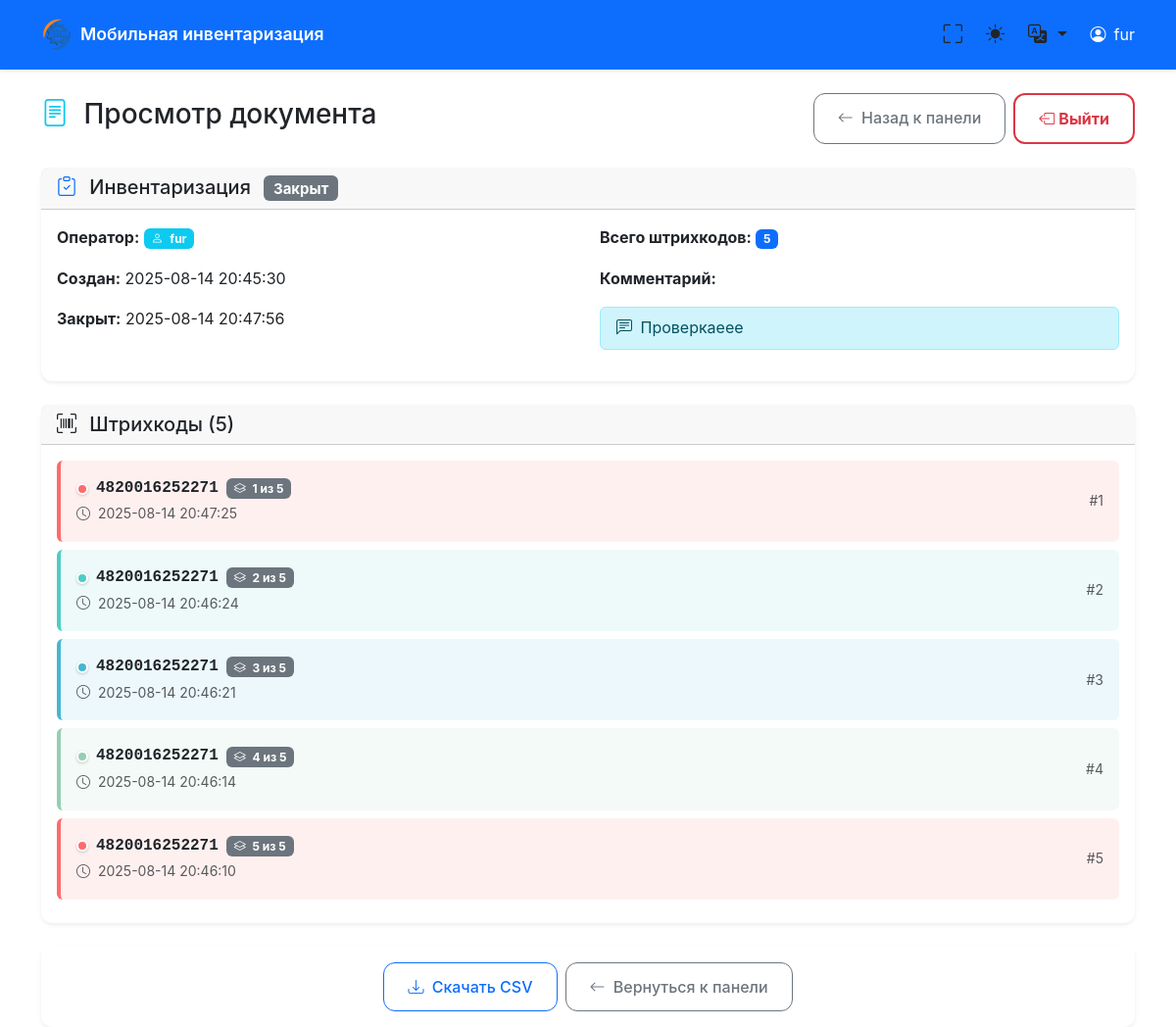
The app's page /view_document/3/13 with its own data.
### tables this page shows
CREATE TABLE users (
            id INTEGER PRIMARY KEY AUTOINCREMENT,
            name TEXT UNIQUE NOT NULL,
            created_at TEXT NOT NULL
        );

CREATE TABLE documents (
            id INTEGER PRIMARY KEY AUTOINCREMENT,
            user_id INTEGER NOT NULL,
            doc_type TEXT NOT NULL,
            status TEXT NOT NULL DEFAULT 'active',
            created_at TEXT NOT NULL,
            closed_at TEXT,
            comment TEXT DEFAULT '',
            FOREIGN KEY (user_id) REFERENCES users (id)
        );

CREATE TABLE barcodes (
            id INTEGER PRIMARY KEY AUTOINCREMENT,
            document_id INTEGER NOT NULL,
            barcode TEXT NOT NULL,
            created_at TEXT NOT NULL,
            FOREIGN KEY (document_id) REFERENCES documents (id)
        );

### main.py (the view)
@app.get("/view_document/{user_id}/{document_id}", response_class=HTMLResponse)
async def view_document(request: Request, user_id: int, document_id: int):
    conn = get_db_connection()
    cursor = conn.cursor()
    cursor.execute("SELECT id, name FROM users WHERE id = ?", (user_id,))
    user = cursor.fetchone()
    if not user:
        conn.close()
        raise HTTPException(status_code=404, detail="Пользователь не найден")
    cursor.execute("""
        SELECT d.*, u.name as user_name
        FROM documents d
        JOIN users u ON d.user_id = u.id
        WHERE d.id = ?
    """, (document_id,))
    document = cursor.fetchone()
    if not document:
        conn.close()
        raise HTTPException(status_code=404, detail="Документ не найден")
    if document['user_id'] != user_id:
        conn.close()
        raise HTTPException(status_code=403, detail="Доступ запрещен")
    barcodes = get_document_barcodes_sorted(document_id)
    conn.close()
    current_lang = get_user_language(request)
    locale = load_locale(current_lang)
    return templates.TemplateResponse("view_document.html", {
        "request": request,
        "user": dict(user),
        "document": dict(document),
        "barcodes": barcodes,
        "locale": locale,
        "current_lang": current_lang
    })

### templates/view_document.html (shortened to what this page needs)
{% extends "base.html" %}
{% block content %}
<div class="row">
    <div class="col-12">
        <div class="d-flex justify-content-between align-items-center mb-4">
            <h1 class="h3">
                <i class="bi bi-file-text text-info me-2"></i>
                Просмотр документа
            </h1>
            <div class="d-flex gap-2">
                <a href="/dashboard/{{ user.id }}" class="btn btn-outline-secondary">
                    <i class="bi bi-arrow-left me-1"></i>
                    <span class="d-none d-sm-inline">Назад к панели</span>
                </a>
                <a href="/" class="btn btn-outline-danger d-none d-md-inline-flex fw-bold">
                    <i class="bi bi-box-arrow-left me-1"></i>
                    Выйти
                </a>
            </div>
        </div>
    </div>
</div>
<div class="row mb-4">
    <div class="col-12">
        <div class="card">
            <div class="card-header">
                <h5 class="mb-0">
                    {% if document.doc_type == 'Инвентаризация' %}
                        <i class="bi bi-clipboard-check text-primary me-2"></i>
                    {% elif document.doc_type == 'Приход' %}
                        <i class="bi bi-box-arrow-in-down text-success me-2"></i>
                    {% else %}
                        <i class="bi bi-box-arrow-up text-danger me-2"></i>
                    {% endif %}
                    {{ document.doc_type }}
                    {% if document.status == 'active' %}
                        <span class="badge bg-success ms-2">Активный</span>
                    {% else %}
                        <span class="badge bg-secondary ms-2">Закрыт</span>
                    {% endif %}
                </h5>
            </div>
            <div class="card-body">
                <div class="row document-info">
                    <div class="col-md-6">
                        <p><strong>Оператор:</strong>
                            <span class="badge bg-info">
                                <i class="bi bi-person me-1"></i>
                                {{ document.user_name }}
                            </span>
                        </p>
                        <p><strong>Создан:</strong> {{ document.created_at[:19].replace('T', ' ') }}</p>
                        {% if document.closed_at %}
                        <p><strong>Закрыт:</strong> {{ document.closed_at[:19].replace('T', ' ') }}</p>
                        {% endif %}
                    </div>
                    <div class="col-md-6">
                        <p><strong>Всего штрихкодов:</strong>
                            <span class="badge bg-primary">{{ barcodes|length }}</span>
                        </p>
                        {% if document.comment %}
                        <p><strong>Комментарий:</strong></p>
                        <div class="alert alert-info py-2">
                            <i class="bi bi-chat-left-text me-1"></i>
                            {{ document.comment }}
                        </div>
                        {% endif %}
                    </div>
                </div>
            </div>
        </div>
    </div>
</div>
<div class="row">
    <div class="col-12">
        <div class="card">
            <div class="card-header">
                <h5 class="mb-0">
                    <i class="bi bi-upc-scan me-2"></i>
                    Штрихкоды ({{ barcodes|length }})
                </h5>
            </div>
            <div class="card-body">
                {% if barcodes %}
                <div class="row">
                    {% for barcode in barcodes %}
                    <div class="col-12 mb-2">
                        <div class="barcode-item p-3 rounded
                                    {% if barcode.is_duplicate %}
                                        barcode-duplicate-{{ barcode.color_index }}
                                    {% endif %}">
                            <div class="d-flex justify-content-between align-items-center">
                                <div class="flex-grow-1">
                                    <div class="d-flex align-items-center">
                                        {% if barcode.is_duplicate %}
                                            <span class="color-indicator color-indicator-{{ barcode.color_index }}"></span>
                                        {% endif %}
                                        <strong class="font-monospace me-2">{{ barcode.barcode }}</strong>
                                        {% if barcode.is_duplicate %}
                                            <span class="badge bg-secondary text-white">
                                                <i class="bi bi-layers me-1"></i>
                                                {{ barcode.sequence_number }} из {{ barcode.total_count }}
                                            </span>
                                        {% endif %}
                                    </div>
                                    <small class="text-muted">
                                        <i class="bi bi-clock me-1"></i>
                                        {{ barcode.created_at[:19].replace('T', ' ') }}
                                    </small>
                                </div>
                                <div class="text-muted small">
                                    #{{ loop.index }}
                                </div>
                            </div>
                        </div>
                    </div>
                    {% endfor %}
                </div>
                {% else %}
                <div class="text-center py-5">
                    <i class="bi bi-upc-scan text-muted" style="font-size: 4rem;"></i>
                    <h4 class="text-muted mt-3">Штрихкодов нет</h4>
                    <p class="text-muted">В этом документе пока нет отсканированных штрихкодов</p>
                </div>
                {% endif %}
            </div>
        </div>
    </div>
</div>
<div class="row mt-4">
    <div class="col-12">
        <div class="card">
            <div class="card-body">
                <div class="d-flex flex-wrap gap-2 justify-content-center btn-group-mobile">
                    {% if document.status == 'closed' %}
                        <form method="post" action="/regenerate_csv/{{ user.id }}" class="d-inline">
                            <button type="submit" class="btn btn-outline-primary">
                                <i class="bi bi-download me-1"></i>
                                Скачать CSV
                            </button>
                        </form>
                    {% endif %}
                    <a href="/dashboard/{{ user.id }}" class="btn btn-outline-secondary">
                        <i class="bi bi-arrow-left me-1"></i>
                        Вернуться к панели
                    </a>
                </div>
            </div>
        </div>
    </div>
</div>
{% endblock %}

### templates/base.html (shortened to what this page needs)
<!DOCTYPE html>
<html lang="ru" data-bs-theme="light">
<head>
    <link href="https://cdn.jsdelivr.net/npm/bootstrap@5.3.2/dist/css/bootstrap.min.css" rel="stylesheet">
    <link href="https://cdn.jsdelivr.net/npm/bootstrap-icons@1.11.0/font/bootstrap-icons.css" rel="stylesheet">
</head>
<body>
    <nav class="navbar navbar-expand-lg navbar-dark bg-primary">
        <div class="container">
            <div class="d-flex align-items-center">
                <img src="/logo" alt="Логотип" class="logo-svg"
                     style="width: 32px; height: 32px; margin-right: 0.5rem; object-fit: contain;">
                <a class="navbar-brand" href="/">
                    {{ locale.get('app_name', 'Мобильная инвентаризация') }}
                </a>
            </div>
            <div class="d-flex align-items-center">
                <button class="theme-toggle me-2" onclick="toggleFullscreen()" title="Полноэкранный режим">
                    <i class="bi bi-fullscreen" id="fullscreen-icon"></i>
                </button>
                <button class="theme-toggle me-2" onclick="toggleTheme()" title="Переключить тему">
                    <i class="bi bi-sun-fill" id="theme-icon"></i>
                </button>
                <div class="dropdown me-3">
                    <button class="theme-toggle dropdown-toggle" type="button" data-bs-toggle="dropdown" title="Язык">
                        <i class="bi bi-translate"></i>
                    </button>
                </div>
                {% if user %}
                <div class="d-flex align-items-center text-white">
                    <i class="bi bi-person-circle me-2"></i>
                    <span class="d-none d-md-inline">{{ user.name }}</span>
                </div>
                {% endif %}
            </div>
        </div>
    </nav>
    <main class="container mt-4 fade-in">
        {% block content %}{% endblock %}
    </main>
</body>
</html>

### templates/view_document.html (style rules this page uses)
.btn-outline-danger { border-width: 2px; font-weight: 600; }
.barcode-duplicate-0 { border-left: 4px solid #ff6b6b !important; background-color: rgba(255, 107, 107, 0.1) !important; }
.barcode-duplicate-1 { border-left: 4px solid #4ecdc4 !important; background-color: rgba(78, 205, 196, 0.1) !important; }
.barcode-duplicate-2 { border-left: 4px solid #45b7d1 !important; background-color: rgba(69, 183, 209, 0.1) !important; }
.barcode-duplicate-3 { border-left: 4px solid #96ceb4 !important; background-color: rgba(150, 206, 180, 0.1) !important; }
.color-indicator { width: 12px; height: 12px; border-radius: 50%; display: inline-block; margin-right: 8px; border: 2px solid white; box-shadow: 0 1px 3px rgba(0,0,0,0.2); }
.color-indicator-0 { background-color: #ff6b6b; }
.color-indicator-1 { background-color: #4ecdc4; }
.color-indicator-2 { background-color: #45b7d1; }
.color-indicator-3 { background-color: #96ceb4; }

### templates/base.html (style rules this page uses)
:root { --primary-color: #0d6efd; --secondary-color: #6c757d; --success-color: #198754; --danger-color: #dc3545; --warning-color: #ffc107; --info-color: #0dcaf0; --light-color: #f8f9fa; --dark-color: #212529; --border-radius: 0.75rem; --box-shadow: 0 0.125rem 0.25rem rgba(0, 0, 0, 0.075); --box-shadow-lg: 0 0.5rem 1rem rgba(0, 0, 0, 0.15); }
body { font-family: -apple-system, BlinkMacSystemFont, 'Segoe UI', Roboto, 'Helvetica Neue', Arial, sans-serif; line-height: 1.6; -webkit-font-smoothing: antialiased; -moz-osx-font-smoothing: grayscale; padding-bottom: env(safe-area-inset-bottom); padding-top: env(safe-area-inset-top); }
.navbar { box-shadow: var(--box-shadow); padding: 0.75rem 0; position: sticky; top: 0; z-index: 1030; }
.navbar-brand { font-weight: 600; font-size: 1.1rem; }
.logo-svg { width: 32px; height: 32px; margin-right: 0.5rem; color: currentColor; }
.card { border: none; box-shadow: var(--box-shadow); border-radius: var(--border-radius); transition: all 0.2s ease; }
.btn { border-radius: var(--border-radius); font-weight: 500; padding: 0.75rem 1.5rem; transition: all 0.2s ease; }
.barcode-item { border-left: 4px solid var(--primary-color); background-color: rgba(13, 110, 253, 0.05); border-radius: 0 var(--border-radius) var(--border-radius) 0; transition: all 0.2s ease; }
.theme-toggle { border: none; background: none; color: inherit; font-size: 1.2rem; padding: 0.5rem; border-radius: 50%; transition: all 0.2s ease; }
.fade-in { animation: fadeIn 0.3s ease-in; }
.btn-outline-danger { border-width: 2px; font-weight: 600; transition: all 0.3s ease; }

### records on screen
users: name "fur", user_name "fur"
documents: doc_type "Инвентаризация", created_at "2025-08-14 20:45:30", closed_at "2025-08-14 20:47:56", comment "Проверкаеее"
barcodes: barcode "4820016252271", sequence_number "1", total_count "5", created_at "2025-08-14 20:47:25"
barcodes: barcode "4820016252271", sequence_number "2", total_count "5", created_at "2025-08-14 20:46:24"
barcodes: barcode "4820016252271", sequence_number "3", total_count "5", created_at "2025-08-14 20:46:21"
barcodes: barcode "4820016252271", sequence_number "4", total_count "5", created_at "2025-08-14 20:46:14"
barcodes: barcode "4820016252271", sequence_number "5", total_count "5", created_at "2025-08-14 20:46:10"

### other values on screen
{{ locale.get('app_name', 'Мобильная инвентаризация') }} "Мобильная инвентаризация"
{{ barcodes|length }} "5"
